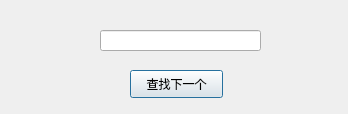
<?xml version="1.0" encoding="UTF-8"?>
<ui version="4.0">
 <class>SearchDialog</class>
 <widget class="QDialog" name="SearchDialog">
  <property name="geometry">
   <rect>
    <x>0</x>
    <y>0</y>
    <width>348</width>
    <height>114</height>
   </rect>
  </property>
  <property name="windowTitle">
   <string>查找</string>
  </property>
  <widget class="QPushButton" name="pushButton">
   <property name="geometry">
    <rect>
     <x>130</x>
     <y>70</y>
     <width>93</width>
     <height>28</height>
    </rect>
   </property>
   <property name="text">
    <string>查找下一个</string>
   </property>
  </widget>
  <widget class="QLineEdit" name="lineEdit">
   <property name="geometry">
    <rect>
     <x>100</x>
     <y>30</y>
     <width>161</width>
     <height>21</height>
    </rect>
   </property>
  </widget>
 </widget>
 <resources/>
 <connections/>
</ui>
